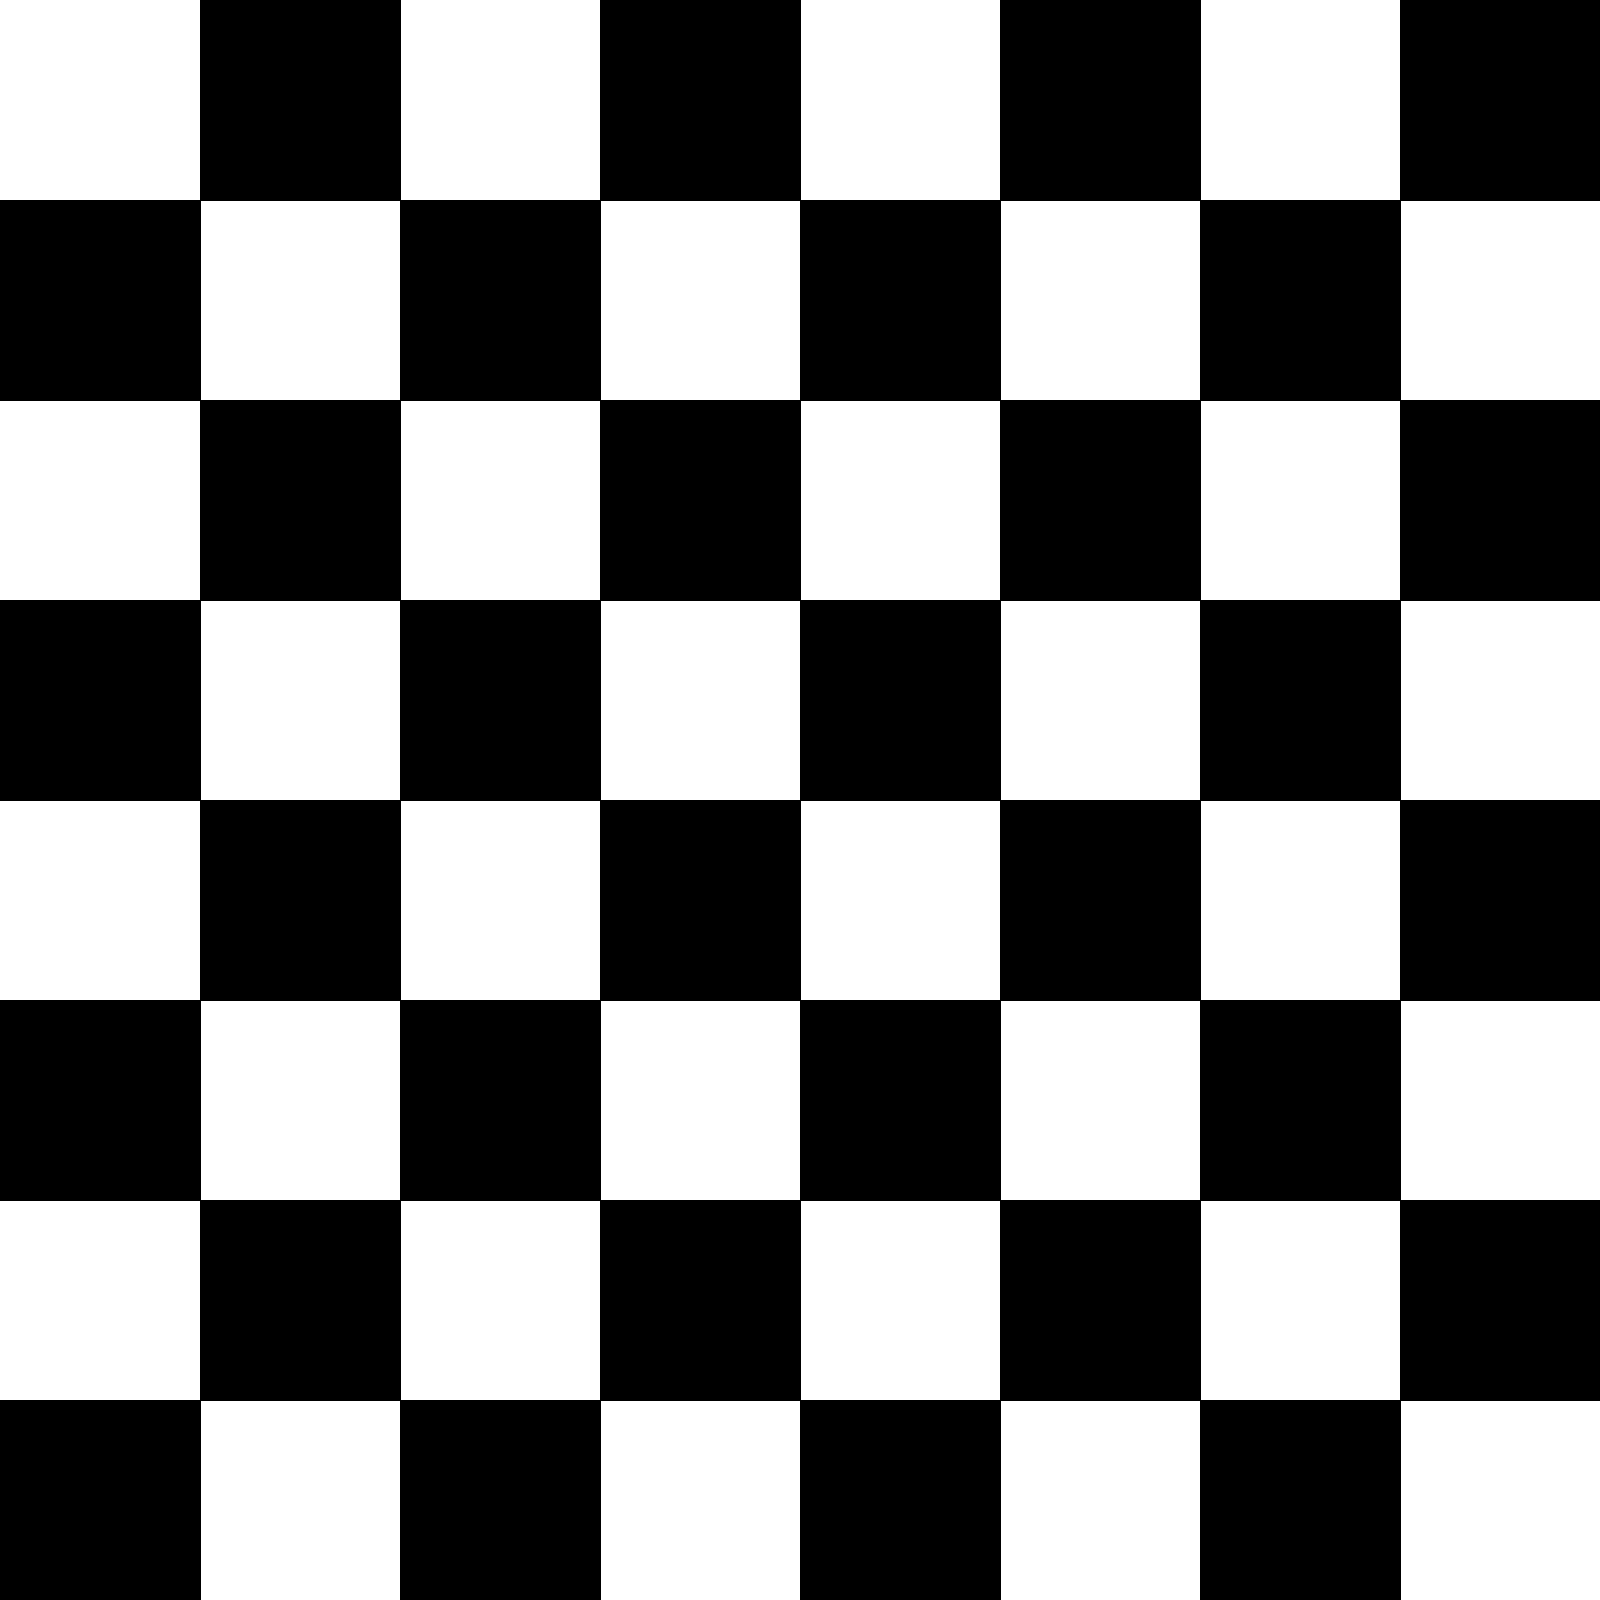

The Python source for this figure:
import argparse

from PIL import Image, ImageDraw


def draw(img_draw, column, row, ssize):
    '''
    Draw a black square at the given column and row.
    Column and row number (origin (1, 1) at lower left)
    will be converted into PIL coordinate numbers
    (2 coordinates for bound, origin (0,0) at upper left).
    '''

    x0 = ssize * (column - 1)
    y0 = img.height - ssize * row

    x1 = x0 + ssize - 1
    y1 = y0 + ssize - 1

    img_draw.rectangle([(x0, y0), (x1, y1)], fill=(0, 0, 0))


parser = argparse.ArgumentParser(description='Generate checkerboard pattern.')
parser.add_argument('-c', '--column', metavar='C',
                    type=int, default=8,
                    help='Number of column (default 8)')
parser.add_argument('-r', '--row', metavar='R',
                    type=int, default=8,
                    help='Number of row (default 8)')
parser.add_argument('-s', '--ssize', metavar='S',
                    type=int, default=50,
                    help='Size of each square (default 50 px)')
parser.add_argument('output', metavar='O',
                    type=str, nargs='?', default='checkerboard.png',
                    help='Output filename (default checkerboard.png)')
args = parser.parse_args()

ssize = args.ssize
img_width = args.column * ssize
img_height = args.row * ssize

# White canvas
img = Image.new('RGB', (img_width, img_height), color='white')
img_draw = ImageDraw.Draw(img)

# Draw black square from the lower left corner
# The lower left square must be black
for i in range(1, args.row + 1):
    for j in range(i % 2, args.column + 1, 2):
        draw(img_draw, j, i, ssize)

img.save(args.output)
